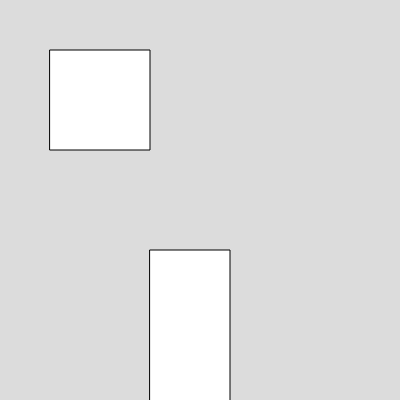
Frame 1 (no input)
Frame 60 (no input): identical to frame 1, image omitted
Frame 120 (the mouse pressed at the canvas centre since frame 60): identical to frame 1, image omitted

The p5.js sketch that drew this single still picture (run headless with seeded random() and noise() and a simulated clock; from frame 60 on, the mouse is pressed at the canvas centre):

// p5.js sketch
// ── sketch.js
/* reference:

*/

/* ------------------------------ GUI Parameters ------------------------------ */
// var params = {
//     displayMode: true,
//     test: 12
// };

// var gui = new dat.gui.GUI();
// gui.add(params, "displayMode");
// gui.add(params, "s").min(20).max(350).step(1);


/* ------------------------------ setup ------------------------------ */



function setup() {
    createCanvas(400, 400);


}

function draw() {
    background(220);
    rect(50, 50, 100, 100);
    rect(150, 250, 80, 160);
}
// ── style.css
canvas {
    width: 100vw;
    height: 100vh;
    border: 1px solid black;
}
